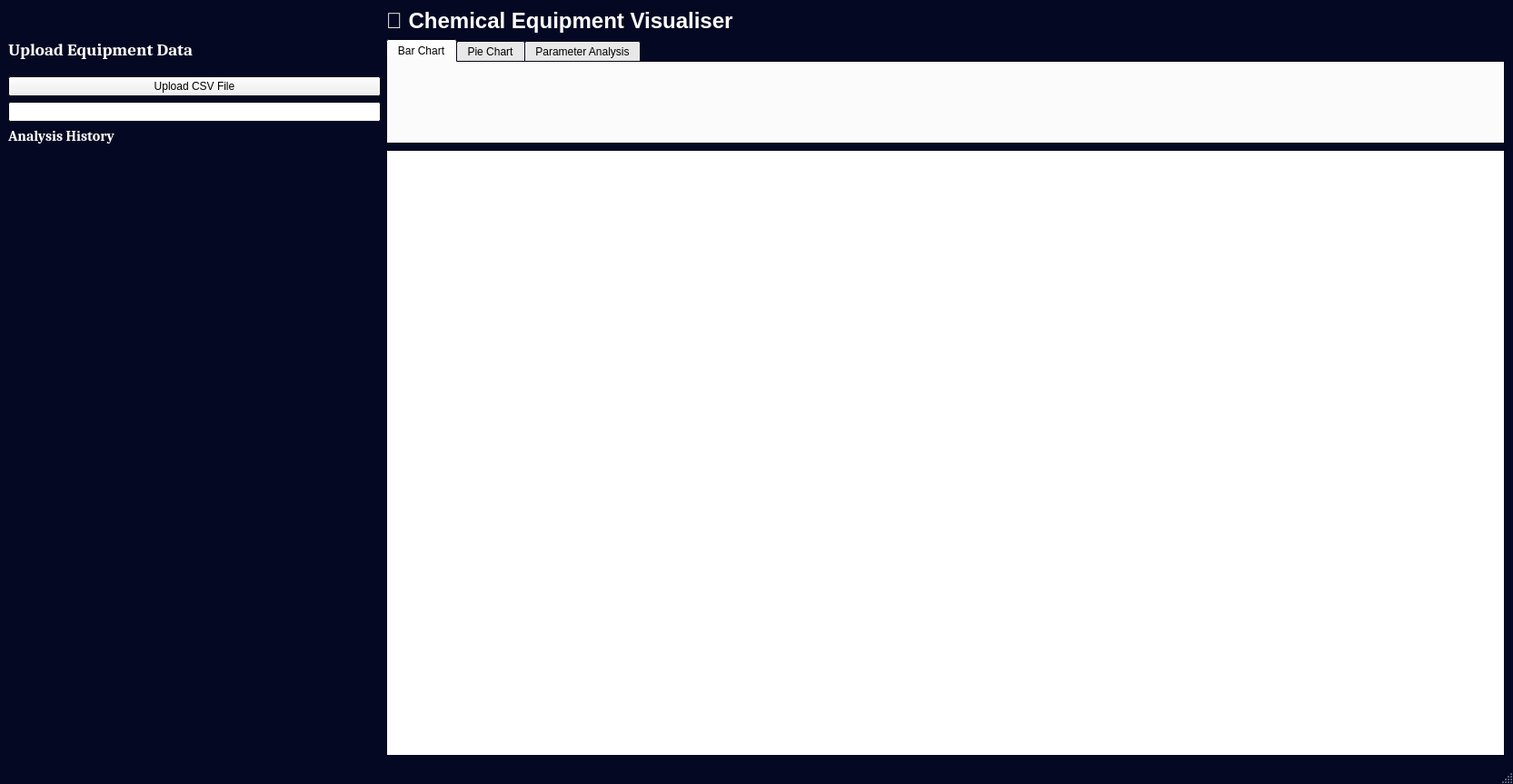
<?xml version="1.0" encoding="UTF-8"?>
<ui version="4.0">
 <class>MainWindow</class>
 <widget class="QMainWindow" name="MainWindow">
  <property name="geometry">
   <rect>
    <x>0</x>
    <y>0</y>
    <width>1665</width>
    <height>863</height>
   </rect>
  </property>
  <property name="sizePolicy">
   <sizepolicy hsizetype="Preferred" vsizetype="Preferred">
    <horstretch>0</horstretch>
    <verstretch>0</verstretch>
   </sizepolicy>
  </property>
  <property name="palette">
   <palette>
    <active>
     <colorrole role="Base">
      <brush brushstyle="SolidPattern">
       <color alpha="255">
        <red>255</red>
        <green>255</green>
        <blue>255</blue>
       </color>
      </brush>
     </colorrole>
     <colorrole role="Window">
      <brush brushstyle="SolidPattern">
       <color alpha="255">
        <red>5</red>
        <green>8</green>
        <blue>34</blue>
       </color>
      </brush>
     </colorrole>
    </active>
    <inactive>
     <colorrole role="Base">
      <brush brushstyle="SolidPattern">
       <color alpha="255">
        <red>255</red>
        <green>255</green>
        <blue>255</blue>
       </color>
      </brush>
     </colorrole>
     <colorrole role="Window">
      <brush brushstyle="SolidPattern">
       <color alpha="255">
        <red>5</red>
        <green>8</green>
        <blue>34</blue>
       </color>
      </brush>
     </colorrole>
    </inactive>
    <disabled>
     <colorrole role="Base">
      <brush brushstyle="SolidPattern">
       <color alpha="255">
        <red>5</red>
        <green>8</green>
        <blue>34</blue>
       </color>
      </brush>
     </colorrole>
     <colorrole role="Window">
      <brush brushstyle="SolidPattern">
       <color alpha="255">
        <red>5</red>
        <green>8</green>
        <blue>34</blue>
       </color>
      </brush>
     </colorrole>
    </disabled>
   </palette>
  </property>
  <property name="windowTitle">
   <string>MainWindow</string>
  </property>
  <widget class="QWidget" name="centralwidget">
   <layout class="QGridLayout" name="gridLayout" columnstretch="1,3">
    <item row="2" column="0">
     <widget class="QLabel" name="label">
      <property name="sizePolicy">
       <sizepolicy hsizetype="Preferred" vsizetype="Preferred">
        <horstretch>3</horstretch>
        <verstretch>0</verstretch>
       </sizepolicy>
      </property>
      <property name="palette">
       <palette>
        <active>
         <colorrole role="WindowText">
          <brush brushstyle="SolidPattern">
           <color alpha="255">
            <red>255</red>
            <green>255</green>
            <blue>255</blue>
           </color>
          </brush>
         </colorrole>
        </active>
        <inactive>
         <colorrole role="WindowText">
          <brush brushstyle="SolidPattern">
           <color alpha="255">
            <red>255</red>
            <green>255</green>
            <blue>255</blue>
           </color>
          </brush>
         </colorrole>
        </inactive>
        <disabled>
         <colorrole role="WindowText">
          <brush brushstyle="SolidPattern">
           <color alpha="255">
            <red>120</red>
            <green>120</green>
            <blue>120</blue>
           </color>
          </brush>
         </colorrole>
        </disabled>
       </palette>
      </property>
      <property name="font">
       <font>
        <family>Cambria</family>
        <pointsize>12</pointsize>
       </font>
      </property>
      <property name="text">
       <string>&lt;html&gt;&lt;head/&gt;&lt;body&gt;&lt;p&gt;&lt;span style=&quot; font-size:14pt; font-weight:600;&quot;&gt;Upload Equipment Data&lt;/span&gt;&lt;/p&gt;&lt;/body&gt;&lt;/html&gt;</string>
      </property>
     </widget>
    </item>
    <item row="8" column="0" rowspan="2">
     <layout class="QVBoxLayout" name="historyLayout"/>
    </item>
    <item row="6" column="0">
     <widget class="QProgressBar" name="uploadProgressBar">
      <property name="sizePolicy">
       <sizepolicy hsizetype="Expanding" vsizetype="Fixed">
        <horstretch>3</horstretch>
        <verstretch>0</verstretch>
       </sizepolicy>
      </property>
      <property name="palette">
       <palette>
        <active>
         <colorrole role="WindowText">
          <brush brushstyle="SolidPattern">
           <color alpha="255">
            <red>255</red>
            <green>255</green>
            <blue>255</blue>
           </color>
          </brush>
         </colorrole>
        </active>
        <inactive>
         <colorrole role="WindowText">
          <brush brushstyle="SolidPattern">
           <color alpha="255">
            <red>255</red>
            <green>255</green>
            <blue>255</blue>
           </color>
          </brush>
         </colorrole>
        </inactive>
        <disabled>
         <colorrole role="WindowText">
          <brush brushstyle="SolidPattern">
           <color alpha="255">
            <red>120</red>
            <green>120</green>
            <blue>120</blue>
           </color>
          </brush>
         </colorrole>
        </disabled>
       </palette>
      </property>
      <property name="value">
       <number>0</number>
      </property>
      <property name="textVisible">
       <bool>false</bool>
      </property>
     </widget>
    </item>
    <item row="2" column="1" rowspan="7">
     <widget class="QTabWidget" name="tabWidget">
      <property name="sizePolicy">
       <sizepolicy hsizetype="Expanding" vsizetype="Expanding">
        <horstretch>3</horstretch>
        <verstretch>0</verstretch>
       </sizepolicy>
      </property>
      <property name="currentIndex">
       <number>0</number>
      </property>
      <widget class="QWidget" name="barChartContainer">
       <attribute name="title">
        <string>Bar Chart</string>
       </attribute>
      </widget>
      <widget class="QWidget" name="pieChartContainer">
       <attribute name="title">
        <string>Pie Chart</string>
       </attribute>
      </widget>
      <widget class="QWidget" name="parameterContainer">
       <attribute name="title">
        <string>Parameter Analysis</string>
       </attribute>
      </widget>
     </widget>
    </item>
    <item row="1" column="1">
     <widget class="QLabel" name="titleLabel">
      <property name="text">
       <string>&lt;html&gt;&lt;head/&gt;&lt;body&gt;&lt;h1 align=&quot;justify&quot; style=&quot; margin-top:18px; margin-bottom:12px; margin-left:0px; margin-right:0px; -qt-block-indent:0; text-indent:0px;&quot;&gt;&lt;span style=&quot; font-family:'Inter','serif'; font-size:xx-large; font-weight:600; color:#ffffff;&quot;&gt;🧪 Chemical Equipment Visualiser&lt;/span&gt;&lt;/h1&gt;&lt;/body&gt;&lt;/html&gt;</string>
      </property>
      <property name="alignment">
       <set>Qt::AlignCenter</set>
      </property>
     </widget>
    </item>
    <item row="7" column="0">
     <widget class="QLabel" name="label_3">
      <property name="sizePolicy">
       <sizepolicy hsizetype="Preferred" vsizetype="Preferred">
        <horstretch>3</horstretch>
        <verstretch>0</verstretch>
       </sizepolicy>
      </property>
      <property name="font">
       <font>
        <family>Cambria</family>
        <pointsize>11</pointsize>
        <weight>75</weight>
        <bold>true</bold>
       </font>
      </property>
      <property name="text">
       <string>&lt;html&gt;&lt;head/&gt;&lt;body&gt;&lt;p&gt;&lt;span style=&quot; font-size:12pt; color:#ffffff;&quot;&gt;Analysis History&lt;/span&gt;&lt;/p&gt;&lt;/body&gt;&lt;/html&gt;</string>
      </property>
     </widget>
    </item>
    <item row="9" column="1">
     <widget class="QTableWidget" name="dataTable">
      <property name="sizePolicy">
       <sizepolicy hsizetype="Expanding" vsizetype="Expanding">
        <horstretch>3</horstretch>
        <verstretch>0</verstretch>
       </sizepolicy>
      </property>
      <property name="cursor" stdset="0">
       <cursorShape>PointingHandCursor</cursorShape>
      </property>
     </widget>
    </item>
    <item row="5" column="0">
     <widget class="QPushButton" name="uploadButton">
      <property name="sizePolicy">
       <sizepolicy hsizetype="Minimum" vsizetype="Fixed">
        <horstretch>3</horstretch>
        <verstretch>0</verstretch>
       </sizepolicy>
      </property>
      <property name="cursor">
       <cursorShape>PointingHandCursor</cursorShape>
      </property>
      <property name="text">
       <string>Upload CSV File</string>
      </property>
     </widget>
    </item>
   </layout>
  </widget>
  <widget class="QMenuBar" name="menubar">
   <property name="geometry">
    <rect>
     <x>0</x>
     <y>0</y>
     <width>1665</width>
     <height>26</height>
    </rect>
   </property>
  </widget>
  <widget class="QStatusBar" name="statusbar"/>
 </widget>
 <resources/>
 <connections/>
</ui>
